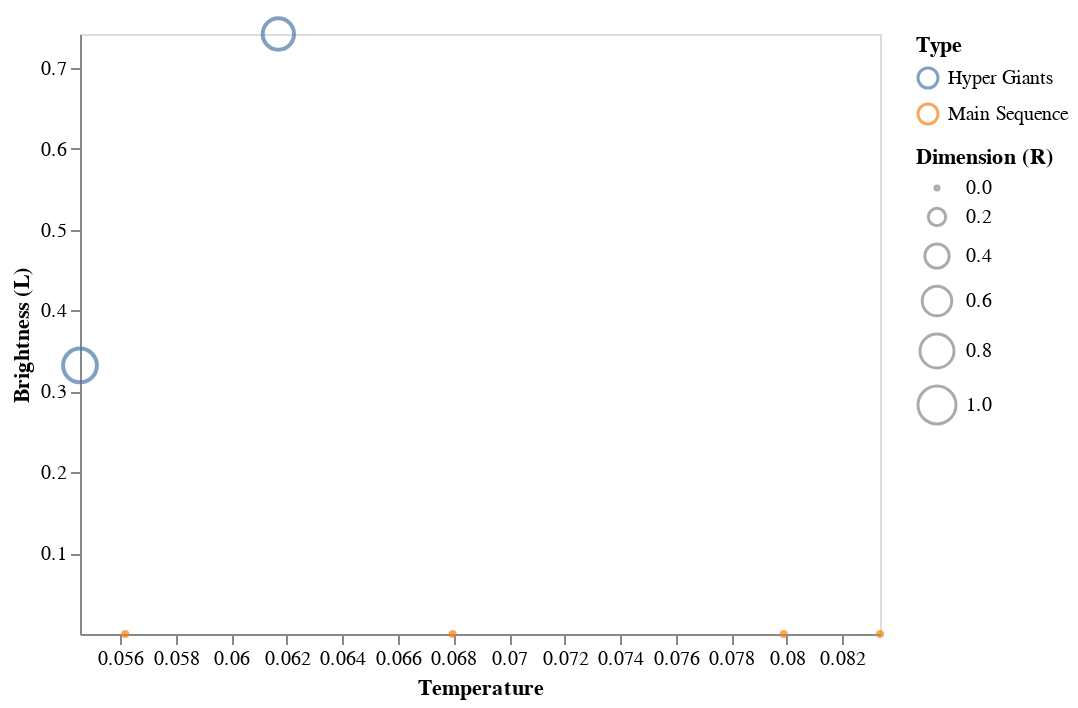

Notebook code for this chart:
### Markdown cell above
A questa classe spettrale appertiene una sola stella: non è possibile ricavare dati esaustivi

### Code cell
data = dataset[dataset['Spectral_Class'] == 'K']

alt.Chart(data).mark_point().encode( 
    
    x = alt.X('Temperature',
         scale = alt.Scale(domain = (min(data.Temperature), max(data.Temperature))),
         axis = alt.Axis(format='K', title='Temperature', grid = False)
         ),
    
    y = alt.Y('L',
         scale = alt.Scale(domain = (min(data.L), max(data.L))),
         axis = alt.Axis(format='K', title='Brightness (L)', grid = False)
         ),
    
    size = alt.Size('R', 
                    scale = alt.Scale(domain = [0, 1]), 
                    legend = alt.Legend(title = 'Dimension (R)')
                   ),
    
    color = 'Type:N'
    
)

### Figure 1 — Vega-Lite specification as saved in the notebook (floating-point values rounded to 4 significant figures)
{"config": {"view": {"continuousWidth": 400, "continuousHeight": 300}}, "data": {"name": "data-f03ec8949290cbb979d3d02c8cd677a3"}, "mark": "point", "encoding": {"color": {"type": "nominal", "field": "Type"}, "size": {"type": "quantitative", "field": "R", "legend": {"title": "Dimension (R)"}, "scale": {"domain": [0, 1]}}, "x": {"type": "quantitative", "axis": {"format": "K", "grid": false, "title": "Temperature"}, "field": "Temperature", "scale": {"domain": [0.05454, 0.08337]}}, "y": {"type": "quantitative", "axis": {"format": "K", "grid": false, "title": "Brightness (L)"}, "field": "L", "scale": {"domain": [9.997e-08, 0.7417]}}}, "$schema": "https://vega.github.io/schema/vega-lite/v4.8.1.json", "datasets": {"data-f03ec8949290cbb979d3d02c8cd677a3": [{"Temperature": 0.06797, "L": 1.8e-07, "R": 0.0004396, "A_M": 0.5762, "Color": "White-Yellow", "Spectral_Class": "K", "Type": "Main Sequence"}, {"Temperature": 0.05617, "L": 9.997e-08, "R": 0.0004037, "A_M": 0.5675, "Color": "White-Yellow", "Spectral_Class": "K", "Type": "Main Sequence"}, {"Temperature": 0.0799, "L": 4.202e-07, "R": 0.0005756, "A_M": 0.5222, "Color": "White-Yellow", "Spectral_Class": "K", "Type": "Main Sequence"}, {"Temperature": 0.08337, "L": 7.416e-07, "R": 0.0004453, "A_M": 0.5191, "Color": "Orange", "Spectral_Class": "K", "Type": "Main Sequence"}, {"Temperature": 0.05454, "L": 0.332, "R": 0.7873, "A_M": 0.01657, "Color": "Red", "Spectral_Class": "K", "Type": "Hyper Giants"}, {"Temperature": 0.06169, "L": 0.7417, "R": 0.6749, "A_M": 0.08505, "Color": "Orange", "Spectral_Class": "K", "Type": "Hyper Giants"}]}}
